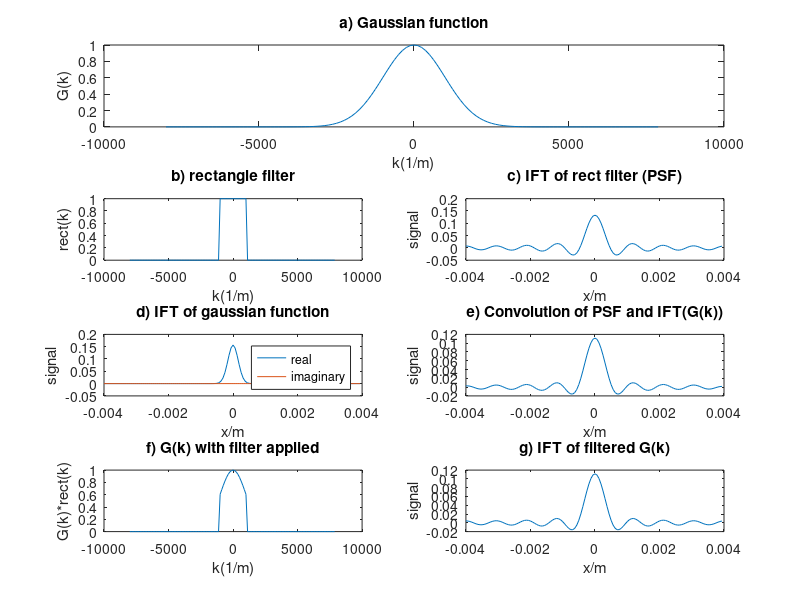

The MATLAB script that drew this image:
clear all 
close all

h=figure;
set(h, 'Units', 'Normalized', 'OuterPosition', [0 0 1 1]);



%Define rect filter
rect=zeros(1,128);
rect(57:73)=1;
k=linspace(-8000,8000-125,128);
subplot(4,2,3)
plot(k,rect);
xlabel('k(1/m)')
ylabel('rect(k)')
title('b) rectangle filter')

%Define gaussian function
Gk = exp(-(k.^2)./(2.*(1000.^2)));
subplot(4,2,1:2)
plot(k,Gk)
xlabel('k(1/m)')
ylabel('G(k)')
title('a) Gaussian function')

%% PSF way
%IFT of rect filter
x=linspace(-0.004,0.004-(2.*(0.004./128)),128);
signal_r=ifftshift(ifft(fftshift(rect)));
subplot(4,2,4)
plot(x,signal_r)
xlabel('x/m')
ylabel('signal')
title('c) IFT of rect filter (PSF)')

%IFT of gaussian function
signal_g=ifftshift(ifft(fftshift(Gk)));
subplot(4,2,5)
plot(x,real(signal_g))
hold on
plot(x,imag(signal_g))
legend('real','imaginary')
xlabel('x/m')
ylabel('signal')
title('d) IFT of gaussian function')

%Convolution of IFT of rect filter and IFT of gaussian function
conv_signal=conv(signal_r,signal_g);
trunc_conv_signal=conv_signal(65:192);
subplot(4,2,6)
plot(x,trunc_conv_signal);
title('e) Convolution of PSF and IFT(G(k))')
xlabel('x/m')
ylabel('signal')

%% Filtered G(k) way

filt_Gk=zeros(1,128);
for i = 1:128
    filt_Gk(i)=Gk(i).*rect(i);
end

subplot(4,2,7)
plot(k,filt_Gk);
xlabel('k(1/m)')
ylabel('G(k)*rect(k)')
title('f) G(k) with filter applied')

signal_filt=ifftshift(ifft(fftshift(filt_Gk)));
subplot(4,2,8)
plot(x,signal_filt);
xlabel('x/m')
ylabel('signal')
title('g) IFT of filtered G(k)')
